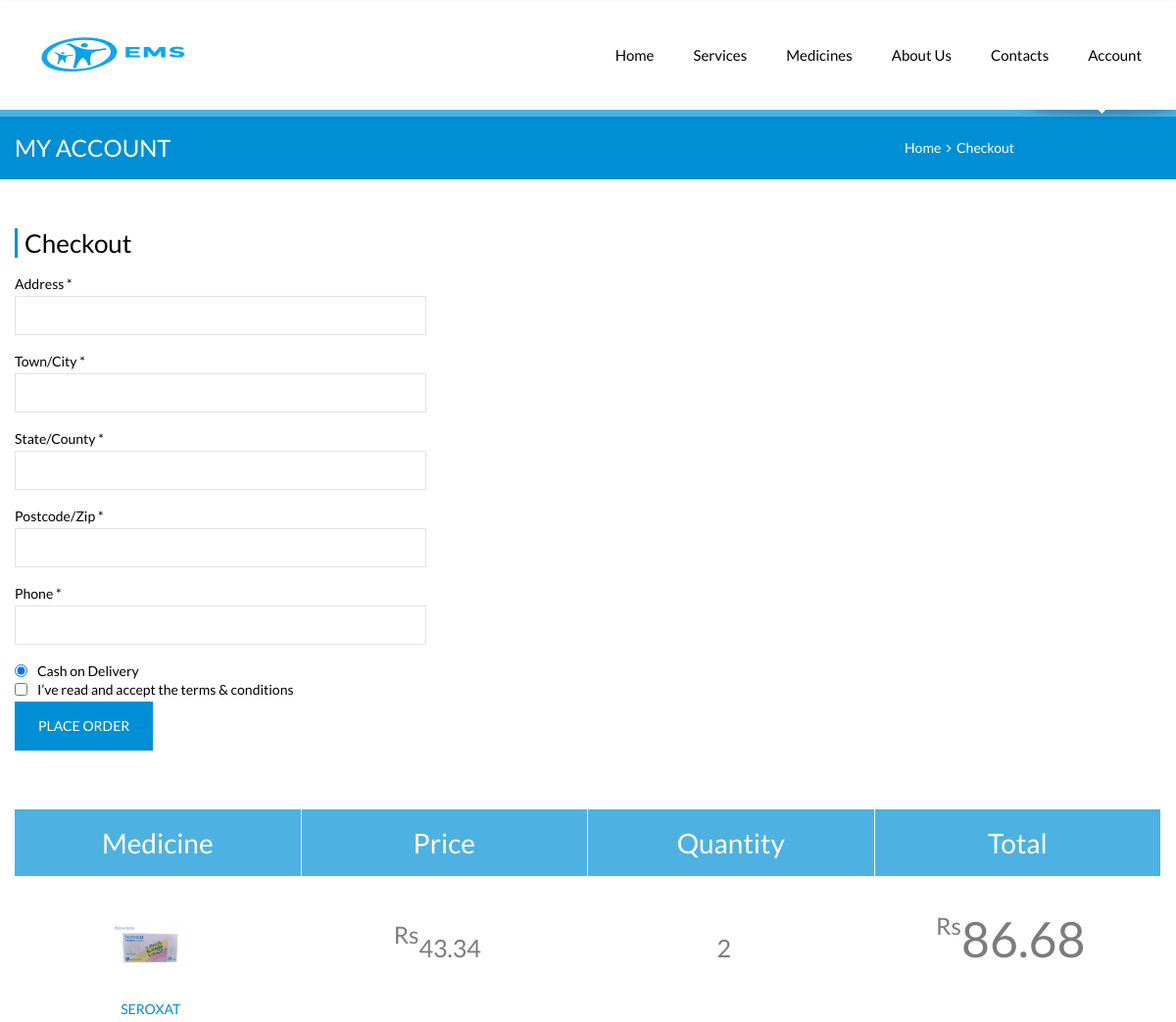
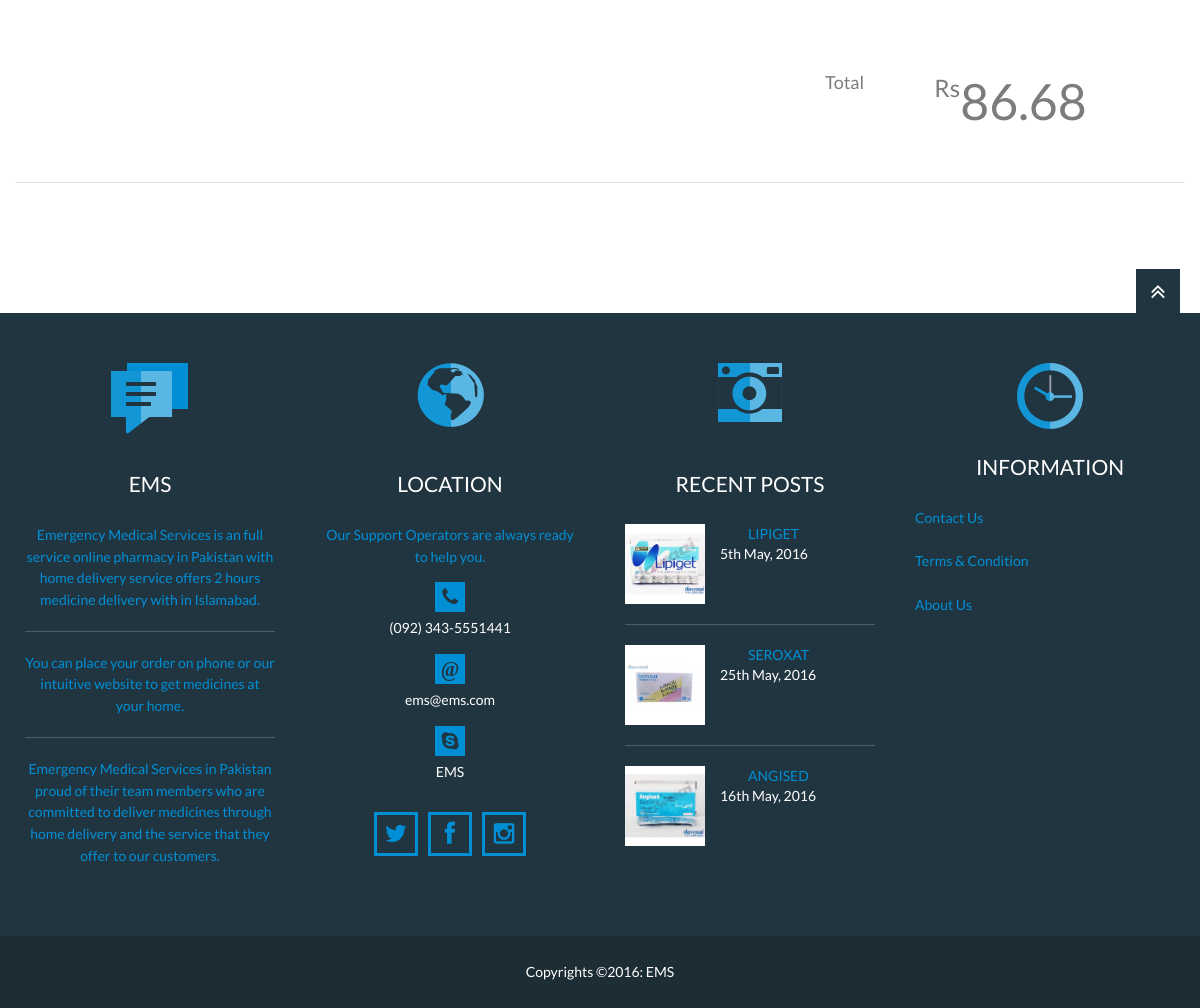
/checkout.php?o_id=8 (signed in), run on the app's committed database (2 pictures, top to bottom).
### tables this page shows
CREATE TABLE IF NOT EXISTS `tblproduct` (
  `id` int(8) NOT NULL,
  `m_id` int(11) NOT NULL,
  `price` double(10,2) NOT NULL,
  `quantity` int(11) NOT NULL,
  `u_id` int(11) NOT NULL,
  `status` int(11) NOT NULL,
  `datetime` datetime NOT NULL,
  `o_id` int(11) NOT NULL
);

CREATE TABLE IF NOT EXISTS `medicine` (
  `m_id` int(11) NOT NULL,
  `name` text NOT NULL,
  `c_id` int(11) NOT NULL,
  `issue_date` date NOT NULL,
  `exp_date` date NOT NULL,
  `type` int(11) NOT NULL,
  `mg` text NOT NULL,
  `descr` text NOT NULL,
  `price` text NOT NULL,
  `image` text NOT NULL,
  `datetime` datetime NOT NULL,
  `status` int(11) NOT NULL,
  `formula` text NOT NULL
);

### checkout.php (the view, shortened to what this page needs)
<?php include_once('conn/db.php');
include_once("functions.php");
if ( !isset($_SESSION['SESS_NAME']) ) {
} else {
	$qry = "SELECT * FROM users WHERE email = '{$_SESSION['SESS_NAME']}'";
	$result = mysql_query($qry, $dbconfig) or die(mysql_error());
	$user_arr = mysql_fetch_assoc($result);
}
?>
<!DOCTYPE html>
<html>
<head>
		<?php include('scripts.php'); ?>
	</head>
	<body>
		<div class="page">
		<?php include('header.php'); ?>
			<section class="page-title">
				<div class="grid-row clearfix">
					<h1>My Account</h1>
					<nav class="bread-crumbs">
						<a href="index.php">Home</a>&nbsp;&nbsp;<i class="fa fa-angle-right"></i>&nbsp;
						<a href="#">Checkout</a>
					</nav>
				</div>
			</section>
			<main class="page-content vc_responsive">
				<div class="grid-row">
						<div class="widget pricing-table wpb_content_element">
							<div class="widget-title">Checkout</div>
							<div class="grid-row">
					<div class="grid-col grid-col-9">
						<article class="feedback">
							<form method="post" id="userForm">
								<fieldset>
									<div class="clearfix">
										<div class="input">
											<label>Address *</label>
											<input type="text" name="address" required >
										</div>
									</div>
									<div class="clearfix">
										<div class="input">
											<label>Town/City *</label>
											<input type="text" name="town" required >
										</div>
									</div>
									<div class="clearfix">
										<div class="input">
											<label>State/County *</label>
											<input type="text" name="state" required >
										</div>
									</div>
									<div class="clearfix">
										<div class="input">
											<label>Postcode/Zip *</label>
											<input type="text" name="zip" required >
										</div>
									</div>
									<div class="clearfix">
										<div class="input">
											<label>Phone *</label>
											<input type="text" name="phone" required >
										</div>
									</div>
									<div>
										<label> <input type="radio" style="float: left;margin-right: 10px;" checked required > Cash on Delivery </label>
										<label> <input type="checkbox" style="float: left;margin-right: 10px;"  required > I’ve read and accept the terms & conditions </label>
									</div>
									<button type="submit" class="button" value="Submit" style="float:left;">Place Order</button>
								</fieldset>
								</form>
						</article>
					</div>
				</div>
							<div class="row">
								<div class="col col-4">
									<div class="head"><span>Medicine</span></div>
								</div><div class="col col-4">
									<div class="head"><span>Price</span></div>
								</div><div class="col col-4">
									<div class="head"><span>Quantity</span></div>
								</div><div class="col col-4">
									<div class="head"><span>Total</span></div>
								</div>
							</div>
							<?php
						$qry = "SELECT * FROM `tblproduct` b , `medicine` c where b.u_id = '".$user_arr['u_id']."' and b.o_id='".$_GET["o_id"]."' and b.m_id=c.m_id";
						$results = mysql_query($qry);
						while($rowso = mysql_fetch_assoc($results))
		{
						$quantity = $rowso["quantity"];
						$m_id = $rowso["m_id"];
						$name = $rowso["name"];
						$price = $rowso["price"];
						$image = $rowso["image"];
			?>
							<div class="row">
								<div class="col col-4">
									<div class="price">
										<div><a href="medicine_detail.php?m_id=<?php echo $m_id; ?>"><img src="<?php if($image=="uploaded_files/"){ echo "img/medicine-icon.jpg"; } else { echo $image; } ?>" width="80" height="80" alt=""></a>
										<p style="font-size: 14px;"><a href="medicine_detail.php?m_id=<?php echo $m_id; ?>"><?php echo $name; ?></a> </p>
									</div>
									</div>
								</div><div class="col col-4">
									<div class="price">
										<div style="font-size: 25px;"><sup>Rs</sup><?php echo $price; ?></div>
									</div>
								</div><div class="col col-4">
									<div class="price">
										<div style="font-size: 25px;"><?php echo $quantity; ?></div>
									</div>
								</div><div class="col col-4">
									<div class="price">
										<div style="font-size: 50px;"><sup>Rs</sup><?php echo $total = $price * $quantity; ?></div>
									</div>
								</div>
							</div>
		<?php
		$total_cart = $total_cart + $total;
		} ?>
							<div class="row">
								<div class="col col-4" style="width: 73%;">
									<div class="price"><span>Total</span></div>
								</div>
								<div class="col col-4">
								<div class="price">
										<div style="font-size: 50px;"><sup>Rs</sup><?php echo $total_cart; ?></div>
									</div>
								</div>
							</div>
						</div>
						<div class="grid-row-sep"></div>
				</div>
			</main>
			<?php include('footer.php'); ?>
		</div>
	</body>
</html>

### footer.php (shortened to what this page needs)
	<footer class="page-footer">
		<a href="#" id="top-link" class="top-link"><i class="fa fa-angle-double-up"></i></a>
		<div class="grid-row">
			<div class="grid-col grid-col-3">
				<section class="widget-alt last-news">
					<div class="widget-icon"></div>
					<div class="widget-title">EMS</div>
					<ul>
						<li>Emergency Medical Services is an full service online pharmacy in Pakistan with home delivery service offers 2 hours medicine delivery with in Islamabad. </li>
						<li>You can place your order on phone or our intuitive website to get medicines at your home.</li>
						<li>Emergency Medical Services in Pakistan proud of their team members who are committed to deliver medicines through home delivery and the service that they offer to our customers.</li>
					</ul>
				</section>
			</div>
			<div class="grid-col grid-col-3">
				<section class="widget-alt location">
					<div class="widget-icon"></div>
					<div class="widget-title">Location</div>
					<address>Our Support Operators are always ready to help you.</address>
					<ul>
						<li><i class="fa fa-phone"></i>(092) 343-5551441</li>
						<li><i class="fa fa-at">@</i>ems@ems.com</li>
						<li><i class="fa fa-skype"></i>EMS</li>
					</ul>
					<nav>
						<a href="#" class="fa fa-twitter"></a>
						<a href="#" class="fa fa-facebook"></a>
						<a href="#" class="fa fa-instagram"></a>
					</nav>
				</section>
			</div>
			<div class="grid-col grid-col-3">
				<section class="widget-alt recent-posts">
					<div class="widget-icon"></div>
					<div class="widget-title">Recent Posts</div>
					<ul>
					<?php
					$qry = "SELECT * FROM medicine order by m_id desc Limit 3";
$results = mysql_query($qry);
while($rows = mysql_fetch_assoc($results))
{
	$m_id = $rows["m_id"];
	$name = $rows["name"];
	$image = $rows["image"];
	$date = $rows["datetime"];
		?>
						<li>
							<a href="medicine_detail.php?m_id=<?php echo $m_id; ?>"><img src="<?php if($image=="uploaded_files/"){ echo "img/medicine-icon.jpg"; } else { echo $image; } ?>" width="80" height="80" alt=""></a>
							<p><a href="medicine_detail.php?m_id=<?php echo $m_id; ?>"><?php echo $name; ?></a><br><?php echo date("jS F, Y", strtotime("$date")); ?></p>
						</li>
<?php } ?>
					</ul>
				</section>
			</div>
			<div class="grid-col grid-col-3">
				<section class="widget-alt work-time">
					<div class="widget-icon"></div>
					<div class="widget-title">Information</div>
					<ul>
					<li><a href="contacts.php">Contact Us</a></li>
					<li><a href="#">&nbsp;</a></li>
					<li><a href="#">Terms & Condition</a></li>
					<li><a href="#">&nbsp;</a></li>
					<li><a href="about-us.php">About Us</a></li>
					<li><a href="#">&nbsp;</a></li>
					</ul>
				</section>
			</div>
		</div>
	</footer>
	<div class="copyrights">Copyrights ©2016: EMS </div>

### css/color-blue.css (style rules this page uses)
a { color: #008fd5; }
.button { border-color: #008fd5; background: #008fd5; }
.page-title { border-top-color: #4db1e2; background-color: #008fd5; }
.pricing-table .head { background: #4db1e2; }
.widget-title { border-left-color: #008fd5; }
.page-footer { color: #008fd5; }
.last-news .widget-icon { background-image: url(../img/blue/last-news.png); }
.location li i { background: #008fd5; }
.location nav a { border: 3px solid #008fd5; color: #008fd5; }
.location .widget-icon { background-image: url(../img/blue/location.png); }
.recent-posts .widget-icon { background-image: url(../img/blue/recent-posts.png); }
.work-time .widget-icon { background-image: url(../img/blue/work-time.png); }

### data on the page
tblproduct: m.image (picture), m.name "SEROXAT", m.price "43.34", quantity "2", $total = $price * $quantity "86.68"
medicine: image (picture), name "LIPIGET", datetime "5th May, 2016"
medicine: image (picture), name "SEROXAT", datetime "25th May, 2016"
medicine: image (picture), name "ANGISED", datetime "16th May, 2016"

### other printed values
$total_cart "86.68"
